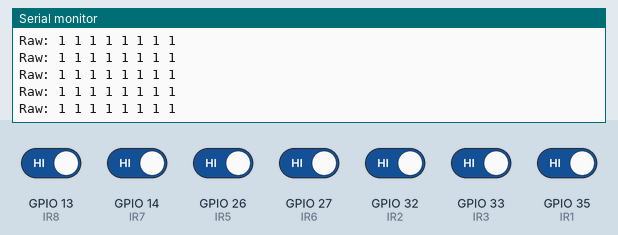
Recording of a program running on a simulated ESP32. Shown: the last lines printed to the serial monitor. Inputs (shaded band) come from the test bench; at power-on: GPIO 13 (IR8), GPIO 14 (IR7), GPIO 26 (IR5), GPIO 27 (IR6), GPIO 32 (IR2), GPIO 33 (IR3), GPIO 35 (IR1) HIGH.

Above: at 1.2 s.
1.3 s: GPIO 13 (IR8) driven LOW
At 2.0 s:
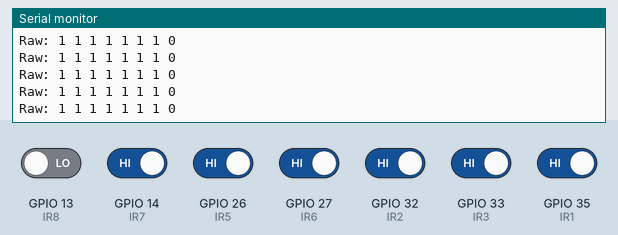
2.8 s: GPIO 14 (IR7) driven LOW
At 3.4 s:
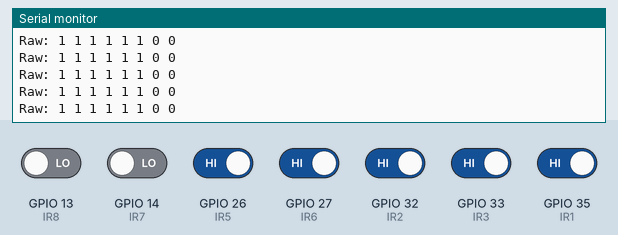
4.3 s: GPIO 26 (IR5) driven LOW
At 5.0 s:
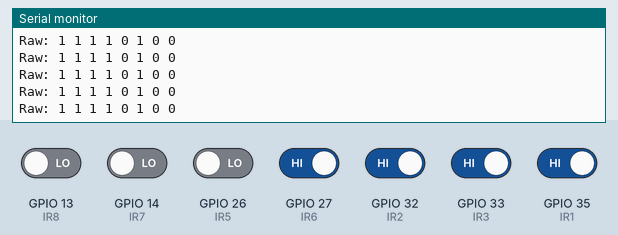
5.8 s: GPIO 27 (IR6) driven LOW
At 6.4 s:
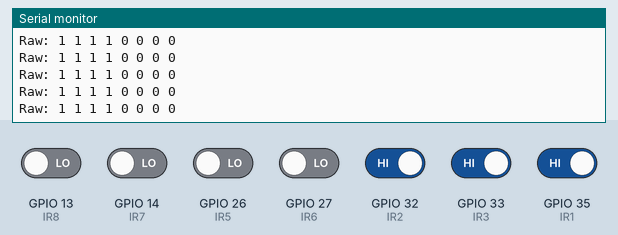
7.3 s: GPIO 32 (IR2) driven LOW
At 7.9 s:
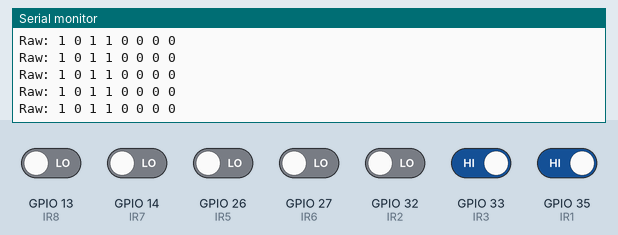
8.8 s: GPIO 33 (IR3) driven LOW
At 9.3 s:
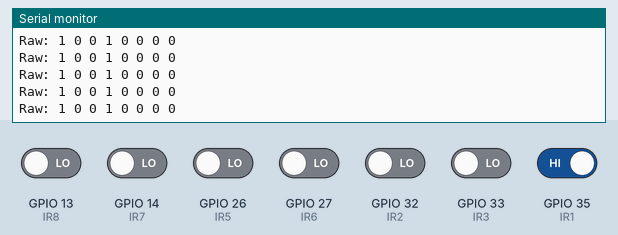

The program:

main.cpp
```cpp
// #include <Arduino.h>

// /*
//  * ESP32 Line Follower Robot
//  * Using TB6612FNG motor driver and QRT8RC IR sensor array (7 sensors)
//  * Features: Sensor calibration, junction detection, and PD line following
//  */

// // Motor driver pins
// #define PWMA 32  // Speed control for motor A
// #define AIN1 25  // Direction control 1 for motor A
// #define AIN2 33  // Direction control 2 for motor A
// #define PWMB 14  // Speed control for motor B
// #define BIN1 26  // Direction control 1 for motor B
// #define BIN2 27  // Direction control 2 for motor B

// // IR sensor pins (7 connected from the 8-array QRT8RC)
// #define IR1 4
// #define IR2 18
// #define IR3 19
// #define IR4 21  // Center sensor
// #define IR5 22
// #define IR6 23
// #define IR7 13

// // Number of sensors
// #define NUM_SENSORS 7

// // PWM properties
// #define PWM_FREQ 5000
// #define PWM_RESOLUTION 8
// #define PWM_CHANNEL_A 0
// #define PWM_CHANNEL_B 1

// // Motor speed values for 500 RPM N20 motors with 8V supply
// #define MAX_SPEED 255      // Maximum possible PWM value
// #define BASE_SPEED 120     // Reduced base speed for better control with fast motors
// #define TURN_SPEED 90      // Speed for turns
// #define SLOW_SPEED 70      // Speed for junctions and precise movements

// // Control variables - adjusted for 500 RPM N20 motors
// int lastError = 0;
// float Kp = 20;   // Reduced proportional gain for smoother control with faster motors
// float Kd = 25;   // Increased derivative gain to reduce oscillation

// // Sensor calibration values
// int minValues[NUM_SENSORS];
// int maxValues[NUM_SENSORS];
// int threshold[NUM_SENSORS];

// // Robot states
// enum RobotState {
//   FOLLOWING_LINE,
//   JUNCTION_DETECTED,
//   LOST_LINE,
//   STOP
// };

// RobotState currentState = FOLLOWING_LINE;
// unsigned long lostLineTimer = 0;
// const unsigned long LOST_LINE_TIMEOUT = 1000; // Time in ms before giving up when line is lost

// void calibrateSensors();
// void readSensors(int *rawValues, int *normalizedValues);
// void updateRobotState(int *normalizedValues);
// void followLine(int *normalizedValues);
// void handleJunction(int *normalizedValues);
// void searchForLine();
// void stopRobot();
// int calculatePosition(int *normalizedValues);
// void driveMotors(int leftSpeed, int rightSpeed);

// void setup() {
//   Serial.begin(115200);

//   // Set motor pins as outputs
//   pinMode(AIN1, OUTPUT);
//   pinMode(AIN2, OUTPUT);
//   pinMode(BIN1, OUTPUT);
//   pinMode(BIN2, OUTPUT);

//   // Configure PWM for motor speed control - adjusted for 500 RPM N20 motors
//   ledcSetup(PWM_CHANNEL_A, 20000, PWM_RESOLUTION);  // Higher frequency (20kHz) for smoother operation
//   ledcSetup(PWM_CHANNEL_B, 20000, PWM_RESOLUTION);  // Higher frequency reduces motor noise
//   ledcAttachPin(PWMA, PWM_CHANNEL_A);
//   ledcAttachPin(PWMB, PWM_CHANNEL_B);

//   // Set initial motor state to stopped
//   digitalWrite(AIN1, LOW);
//   digitalWrite(AIN2, LOW);
//   digitalWrite(BIN1, LOW);
//   digitalWrite(BIN2, LOW);

//   // Set IR sensor pins as inputs
//   pinMode(IR1, INPUT);
//   pinMode(IR2, INPUT);
//   pinMode(IR3, INPUT);
//   pinMode(IR4, INPUT);
//   pinMode(IR5, INPUT);
//   pinMode(IR6, INPUT);
//   pinMode(IR7, INPUT);

//   // Initialize calibration values
//   for (int i = 0; i < NUM_SENSORS; i++) {
//     minValues[i] = 1023;  // Start with max possible value
//     maxValues[i] = 0;     // Start with min possible value
//     threshold[i] = 512;   // Default threshold
//   }

//   Serial.println("Starting sensor calibration in 2 seconds...");
//   delay(2000);

//   // Run calibration routine
//   calibrateSensors();

//   Serial.println("Line follower robot initialized and calibrated");
//   delay(1000);
// }

// void loop() {
//   // Read sensor values
//   int sensorValues[NUM_SENSORS];
//   int normalizedValues[NUM_SENSORS];
//   readSensors(sensorValues, normalizedValues);

//   // Determine robot state
//   updateRobotState(normalizedValues);

//   // Handle different states
//   switch (currentState) {
//     case FOLLOWING_LINE:
//       followLine(normalizedValues);
//       break;

//     case JUNCTION_DETECTED:
//       handleJunction(normalizedValues);
//       break;

//     case LOST_LINE:
//       searchForLine();
//       break;

//     case STOP:
//       stopRobot();
//       break;
//   }

//   // Small delay for stability
//   delay(10);
// }

// void calibrateSensors() {
//   Serial.println("Move the robot over the line for calibration");

//   // Blink LED to indicate calibration mode (if you have an LED connected)
//   for (int i = 0; i < 5; i++) {
//     // You can add LED blinking code here if you have an LED connected
//     delay(200);
//   }

//   // Calibration for 3 seconds
//   unsigned long startTime = millis();
//   while (millis() - startTime < 3000) {
//     int sensorValue;
//     // Read the sensors multiple times
//     for (int i = 0; i < NUM_SENSORS; i++) {
//       // Select the sensor pin based on index
//       int sensorPin;
//       switch (i) {
//         case 0: sensorPin = IR1; break;
//         case 1: sensorPin = IR2; break;
//         case 2: sensorPin = IR3; break;
//         case 3: sensorPin = IR4; break;
//         case 4: sensorPin = IR5; break;
//         case 5: sensorPin = IR6; break;
//         case 6: sensorPin = IR7; break;
//       }

//       // For digital sensors, we'll take multiple readings to improve reliability
//       int sum = 0;
//       for (int j = 0; j < 10; j++) {
//         sum += digitalRead(sensorPin);
//         delayMicroseconds(200);
//       }
//       sensorValue = sum > 5 ? 1 : 0;  // If more than half readings are HIGH, consider it HIGH

//       // Update min and max values
//       if (sensorValue < minValues[i]) minValues[i] = sensorValue;
//       if (sensorValue > maxValues[i]) maxValues[i] = sensorValue;
//     }
//     delay(10);
//   }

//   // Calculate thresholds
//   for (int i = 0; i < NUM_SENSORS; i++) {
//     // For digital sensors, this might not be as useful, but keeping for flexibility
//     threshold[i] = (minValues[i] + maxValues[i]) / 2;
//   }

//   Serial.println("Calibration complete");
//   // Print calibration values
//   Serial.println("Sensor thresholds:");
//   for (int i = 0; i < NUM_SENSORS; i++) {
//     Serial.print(i);
//     Serial.print(": ");
//     Serial.print(threshold[i]);
//     Serial.print(" (min: ");
//     Serial.print(minValues[i]);
//     Serial.print(", max: ");
//     Serial.print(maxValues[i]);
//     Serial.println(")");
//   }
// }

// void readSensors(int *rawValues, int *normalizedValues) {
//   // Read raw sensor values
//   rawValues[0] = digitalRead(IR1);
//   rawValues[1] = digitalRead(IR2);
//   rawValues[2] = digitalRead(IR3);
//   rawValues[3] = digitalRead(IR4);
//   rawValues[4] = digitalRead(IR5);
//   rawValues[5] = digitalRead(IR6);
//   rawValues[6] = digitalRead(IR7);

//   // Debug: Print raw values
//   Serial.print("Raw: ");
//   for (int i = 0; i < NUM_SENSORS; i++) {
//     Serial.print(rawValues[i]);
//     Serial.print(" ");

//     // Normalize values based on calibration
//     // For digital sensors: if raw value is closer to maxValue, then line is detected
//     // Note: Adjust this logic based on your sensor (0=line or 1=line)
//     normalizedValues[i] = (rawValues[i] == 0) ? 1 : 0;  // Assuming 0 means line detected
//   }
//   Serial.println();
// }

// void updateRobotState(int *normalizedValues) {
//   int lineCount = 0;
//   for (int i = 0; i < NUM_SENSORS; i++) {
//     if (normalizedValues[i] == 1) {
//       lineCount++;
//     }
//   }

//   // Check for junction (multiple sensors detect line)
//   if (lineCount >= 5) {
//     currentState = JUNCTION_DETECTED;
//     Serial.println("Junction detected!");
//     return;
//   }

//   // Check for lost line
//   if (lineCount == 0) {
//     if (currentState != LOST_LINE) {
//       lostLineTimer = millis();
//       currentState = LOST_LINE;
//       Serial.println("Line lost!");
//     } else if (millis() - lostLineTimer > LOST_LINE_TIMEOUT) {
//       currentState = STOP;
//       Serial.println("Stopping due to lost line timeout");
//     }
//     return;
//   }

//   // Default to line following
//   currentState = FOLLOWING_LINE;
// }

// void followLine(int *normalizedValues) {
//   // Calculate position using weighted average
//   int position = calculatePosition(normalizedValues);

//   // Calculate PD controller output
//   int error = position - 3000;  // 3000 is the center position (weighted average)
//   int motorSpeed = Kp * error + Kd * (error - lastError);
//   lastError = error;

//   // Calculate motor speeds
//   int leftMotorSpeed = BASE_SPEED - motorSpeed;
//   int rightMotorSpeed = BASE_SPEED + motorSpeed;

//   // Constrain speeds to valid range
//   leftMotorSpeed = constrain(leftMotorSpeed, -MAX_SPEED, MAX_SPEED);
//   rightMotorSpeed = constrain(rightMotorSpeed, -MAX_SPEED, MAX_SPEED);

//   // Drive motors
//   driveMotors(leftMotorSpeed, rightMotorSpeed);
// }

// void handleJunction(int *normalizedValues) {
//   // Enhanced junction handling for faster motors
//   Serial.println("Handling junction");

//   // First slow down significantly to prevent overshooting
//   driveMotors(SLOW_SPEED, SLOW_SPEED);
//   delay(150);

//   // Short stop to stabilize
//   driveMotors(0, 0);
//   delay(50);

//   // Continue slowly through the junction
//   driveMotors(SLOW_SPEED, SLOW_SPEED);
//   delay(250);

//   // Return to line following
//   currentState = FOLLOWING_LINE;
// }

// void searchForLine() {
//   // Try to find the line again by rotating
//   Serial.println("Searching for line");

//   // Check which direction to rotate based on the last error
//   if (lastError < 0) {
//     // Line was to the left, so rotate left
//     driveMotors(-TURN_SPEED, TURN_SPEED);
//   } else {
//     // Line was to the right, so rotate right
//     driveMotors(TURN_SPEED, -TURN_SPEED);
//   }
// }

// void stopRobot() {
//   // Stop both motors
//   driveMotors(0, 0);
// }

// // Calculate weighted position of the line
// // Returns a value between 0 and 6000
// int calculatePosition(int *normalizedValues) {
//   int sum = 0;
//   int weightedSum = 0;
//   boolean lineDetected = false;

//   for (int i = 0; i < NUM_SENSORS; i++) {
//     if (normalizedValues[i] == 1) {  // Line detected
//       sum += 1;
//       weightedSum += i * 1000;
//       lineDetected = true;
//     }
//   }

//   if (lineDetected) {
//     return weightedSum / sum;
//   } else {
//     // Line not found, return a value based on the last known error
//     if (lastError < 0) {
//       return 0;  // Far left
//     } else {
//       return 6000;  // Far right
//     }
//   }
// }

// // Drive motors with the specified speeds - optimized for N20 500 RPM motors
// void driveMotors(int leftSpeed, int rightSpeed) {
//   // Apply exponential curve to motor speeds for better control at lower speeds
//   // This helps with the high RPM motors by providing finer control
//   leftSpeed = map(leftSpeed, 0, MAX_SPEED, 0, MAX_SPEED);
//   rightSpeed = map(rightSpeed, 0, MAX_SPEED, 0, MAX_SPEED);

//   // Apply deadzone compensation - N20 motors often have a minimum speed before they start moving
//   if (leftSpeed > 0 && leftSpeed < 45) leftSpeed = 45;
//   if (rightSpeed > 0 && rightSpeed < 45) rightSpeed = 45;
//   if (leftSpeed < 0 && leftSpeed > -45) leftSpeed = -45;
//   if (rightSpeed < 0 && rightSpeed > -45) rightSpeed = -45;

//   // Left motor direction
//   if (leftSpeed >= 0) {
//     digitalWrite(AIN1, HIGH);
//     digitalWrite(AIN2, LOW);
//   } else {
//     digitalWrite(AIN1, LOW);
//     digitalWrite(AIN2, HIGH);
//     leftSpeed = -leftSpeed;
//   }

//   // Right motor direction
//   if (rightSpeed >= 0) {
//     digitalWrite(BIN1, HIGH);
//     digitalWrite(BIN2, LOW);
//   } else {
//     digitalWrite(BIN1, LOW);
//     digitalWrite(BIN2, HIGH);
//     rightSpeed = -rightSpeed;
//   }

//   // Set motor speeds with soft start for N20 motors
//   // Ramping up too quickly can cause wheel slip
//   static int lastLeftSpeed = 0;
//   static int lastRightSpeed = 0;

//   // Limit acceleration to prevent wheel slip
//   const int MAX_ACCELERATION = 20;
//   if (leftSpeed > lastLeftSpeed + MAX_ACCELERATION) leftSpeed = lastLeftSpeed + MAX_ACCELERATION;
//   if (rightSpeed > lastRightSpeed + MAX_ACCELERATION) rightSpeed = lastRightSpeed + MAX_ACCELERATION;

//   // Set motor speeds
//   ledcWrite(PWM_CHANNEL_A, leftSpeed);
//   ledcWrite(PWM_CHANNEL_B, rightSpeed);

//   // Update last speeds
//   lastLeftSpeed = leftSpeed;
//   lastRightSpeed = rightSpeed;

//   // Debug: Print motor speeds
//   Serial.print("Motors - L: ");
//   Serial.print(leftSpeed);
//   Serial.print(" R: ");
//   Serial.println(rightSpeed);
// }
```

qrt8rc.cpp
```cpp
// qrt8rc that I have is a digital sensor. When it finds a black surface it returns High(~5v) and when it finds a white surface it returns Low(0v). Also do not connect the ir pin to anywhere, leave it as it is.

#include <Arduino.h>

// IR sensor pins (7 connected from the 8-array QRT8RC)
#define IR1 35
#define IR2 32
#define IR3 33
#define IR4 35  // Center sensor
#define IR5 26
#define IR6 27
#define IR7 14
#define IR8 13
// I have connected 8 pins because there were no safe pins available

#define NUM_SENSORS 8

void readSensors(int *rawValues) {
    // Read raw sensor values
    rawValues[0] = digitalRead(IR1);
    rawValues[1] = digitalRead(IR2);
    rawValues[2] = digitalRead(IR3);
    rawValues[3] = digitalRead(IR4);
    rawValues[4] = digitalRead(IR5);
    rawValues[5] = digitalRead(IR6);
    rawValues[6] = digitalRead(IR7);
    rawValues[7] = digitalRead(IR8);


    // Debug: Print raw values
    Serial.print("Raw: ");
    for (int i = 0; i < NUM_SENSORS; i++) {
      Serial.print(rawValues[i]);
      Serial.print(" ");

    }
    Serial.println();

  }

void setup() {
    Serial.begin(115200);
    pinMode(IR1, INPUT);
    pinMode(IR2, INPUT);
    pinMode(IR3, INPUT);
    pinMode(IR4, INPUT);
    pinMode(IR5, INPUT);
    pinMode(IR6, INPUT);
    pinMode(IR7, INPUT);
    pinMode(IR8, INPUT);
    // Add any other setup code here
    Serial.println("Setup complete. Ready to read sensors.");
}

void loop() {
    int rawValues[NUM_SENSORS];


    readSensors(rawValues);

    // Add any other logic you want to implement in the loop
    delay(10); // Adjust the delay as needed
}
```

tb6612fng.cpp
```cpp
// #include<Arduino.h>

// #define pwma 4
// #define pwmb 23
// #define motor1a 19
// #define motor2a 21
// #define motor1b 18
// #define motor2b 22


// void setup(){
//     Serial.begin(115200);
//     Serial.println("Tb6612fng motor driver test");
//     pinMode(pwma,OUTPUT);
//     pinMode(pwmb,OUTPUT);

//     pinMode(motor1a,OUTPUT);
//     pinMode(motor1b,OUTPUT);
//     pinMode(motor2a,OUTPUT);
//     pinMode(motor2b,OUTPUT);
//     digitalWrite(pwma,HIGH);
//     digitalWrite(pwmb,HIGH);


// }

// void loop(){
//     digitalWrite(motor1a, HIGH);
//     digitalWrite(motor1b, LOW);
//     Serial.println("Motor 1 ON");
//     delay(2000);
//     digitalWrite(motor1a, LOW);
//     digitalWrite(motor1b, HIGH);
//     Serial.println("Motor 1 OFF");
//     delay(2000);

// }
```

test.cpp
```cpp

```

Measured:
- after the input at 1.3 s, the serial monitor: prints a new line at once (image 1)
- after the input at 2.8 s, the serial monitor: prints a new line at once (image 2)
- after the input at 4.3 s, the serial monitor: prints a new line at once (image 3)
- after the input at 5.8 s, the serial monitor: prints a new line at once (image 4)
- after the input at 7.3 s, the serial monitor: prints a new line at once (image 5)
- after the input at 8.8 s, the serial monitor: prints a new line at once (image 6)
